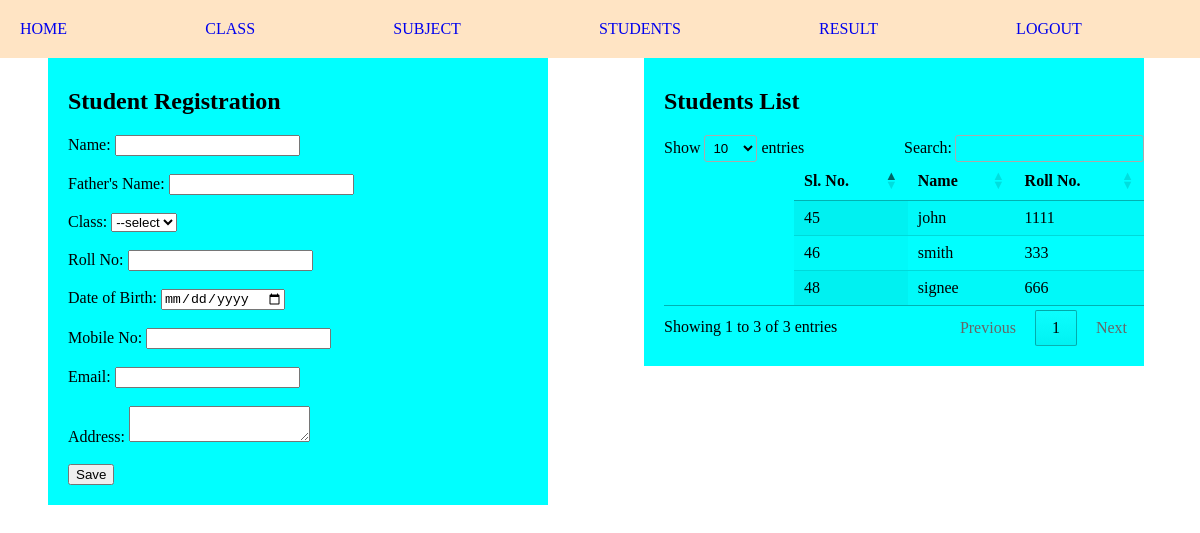
The app's page /admin/students.php (signed in) with its own data.
### tables this page shows
CREATE TABLE `students` (
  `id` int(11) NOT NULL,
  `name` varchar(255) NOT NULL,
  `rollno` int(11) NOT NULL,
  `dob` date NOT NULL,
  `class` varchar(10) NOT NULL,
  `gmail` varchar(20) NOT NULL
);

### admin/students.php (the view, shortened to what this page needs)
<?php include 'conn.php';
include 'header.php';
?>
	<div class="reg-div">
		<form method="post">
        <h2>Student Registration</h2>
                 Name:
				<input type="text" name="name" required> <br><br>
				Father's Name:
				<input type="text" name="fname" required> <br><br>
				Class:
				<select name="class" required>
					<option>--select</option>
    </select> <br><br>
    Roll No:
				<input type="text" name="rollno" required> <br><br>
				Date of Birth:
				<input type="date" name="dob" required><br><br>
				Mobile No:
				<input type="Mobile" name="mobile"><br><br>
	Email:
	<input type="gmail" name="gmail"><br><br>
	Address:
	<textarea name="address"></textarea required><br><br>
		<button type="submit" name="submit">Save</button>
	</div>
	<div class="sdt-div">
		<h2>Students List</h2>
		<table id="example" class="display" style="width:100%">
			<thead>
				<tr>
					<th>Sl. No.</th>
					<th>Name</th>
					<th>Roll No.</th>
				</tr>
			</thead>
			<tbody>
				<?php
				$sql = "SELECT * FROM `students`";
				$result = mysqli_query($con, $sql);
				while( $row= mysqli_fetch_assoc($result)){
					?>
				<tr>
					<td> <?= $row['id']; ?> </td>
					<td> <?= $row['name']; ?> </td>
					<td> <?= $row['rollno']; ?> </td>
				</tr>
				<?php
			}
			?>
			</tbody>
		</table>
	</div>
</body>
</html>

### admin/style.css (style rules this page uses)
body { margin:0px; }
.reg-div, .sdt-div { float: left; background-color: aqua; width: 40%; margin: 4%; height: 100%; padding: 20px 0px 20px 20px; align-items: center; }
.sdt-div table { padding-left:130px; }

### records on screen
students: id "45", name "john", rollno "1111"
students: id "46", name "smith", rollno "333"
students: id "48", name "signee", rollno "666"
